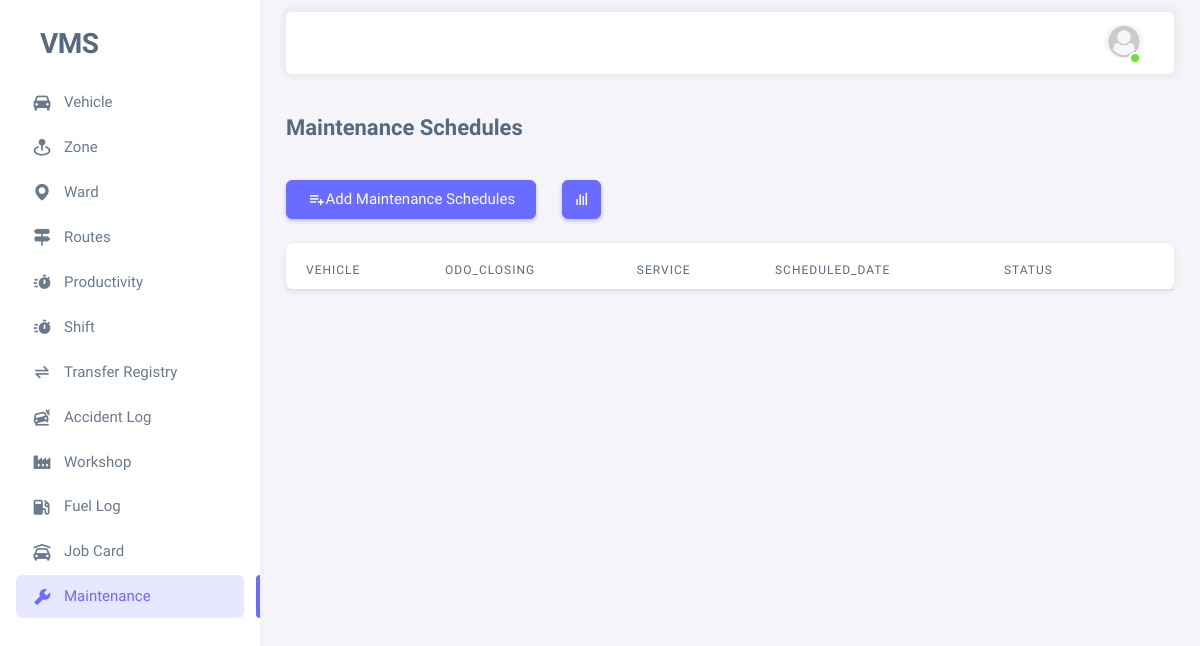
The page /maintenance-schedule-list/ on the database as committed earlier.
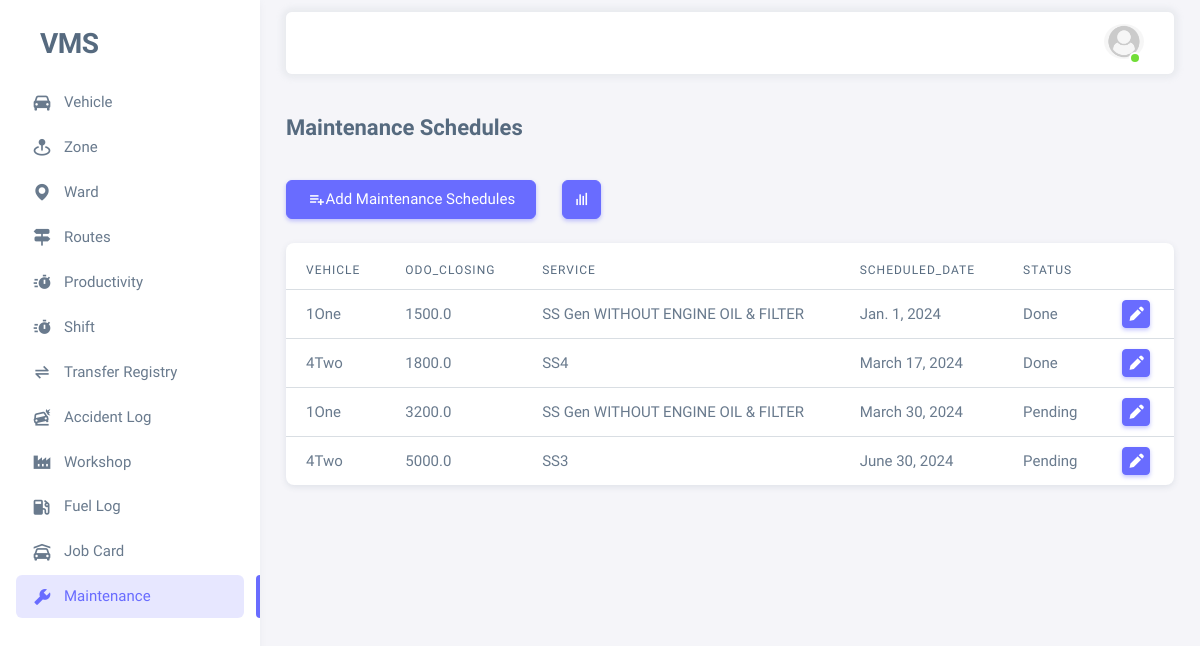
The same page on the database as committed later.
### vms_app/models.py (models this page shows)
class MaintenanceSchedules(models.Model):
    service_choices = [('SS1 WITH ENGINE OIL & FILTER', 'SS1 WITH ENGINE OIL & FILTER'),
                       ('SS Gen WITHOUT ENGINE OIL & FILTER', 'SS Gen WITHOUT ENGINE OIL & FILTER'),
                       ('SS2', 'SS2'), ('SS3', 'SS3'), ('SS4', 'SS4')]
    vehicle = models.ForeignKey(Vehicle, related_name='vehicle_shcedule_history',
                                on_delete=models.PROTECT, limit_choices_to={'is_active': True})
    odo_closing = models.FloatField(default=0)
    service = models.CharField(max_length=250, choices=service_choices)
    scheduled_date = models.DateField(null=True, blank=True)
    status = models.CharField(max_length=50, choices=[('Done', 'Done'), ('Pending', 'Pending')])

class Vehicle(models.Model):
    vehicle_number = models.CharField(max_length=100, unique=True)  # register number
    is_active = models.BooleanField(default=True)
    is_working = models.BooleanField(default=False)
    is_spare = models.BooleanField(default=False)
    supervisor = models.ForeignKey(Employee, on_delete=models.SET_NULL, null=True, blank=True,
                                   related_name='vehicle_supervised_by', limit_choices_to={'is_active': True})
    current_route = models.ForeignKey(Route, related_name='routesofvehicle', on_delete=models.PROTECT, null=True,
                                      blank=True)
    zone = models.ForeignKey(Zone, related_name='zone_vehicles_set',
                             on_delete=models.PROTECT, null=True, blank=True)
    workshop = models.ForeignKey(Workshop, related_name='workshop_vehicles_set',
                                 on_delete=models.PROTECT, null=True, blank=True)
    load_estimation = models.IntegerField(default=1000)  # in kg
    remark = models.TextField(null=True, blank=True)
    created_by = models.ForeignKey(Employee, on_delete=models.SET_NULL, null=True, blank=True,
                                   related_name='vehicle_created_by')
    created_on = models.DateTimeField(auto_now_add=True)
    updated_by = models.ForeignKey(Employee, on_delete=models.SET_NULL, null=True, blank=True,
                                   related_name='vehicle_updated_by')
    updated_on = models.DateTimeField(auto_now=True)
    def __str__(self) -> str:
        return self.vehicle_number + str(self.supervisor)

class Employee(AbstractBaseUser, PermissionsMixin):
    id = models.UUIDField(primary_key=True, editable=False, unique=True, default=uuid.uuid4)
    name = models.CharField(max_length=100)
    image = models.ImageField(upload_to='profiles/', null=True, blank=True)
    employee_id = models.CharField(max_length=100, unique=True)
    is_active = models.BooleanField(default=True)
    is_staff = models.BooleanField(default=True)
    is_superuser = models.BooleanField(default=False)
    is_zonal_manager = models.BooleanField(default=False)
    is_mechanic = models.BooleanField(default=False)
    contact = models.CharField(max_length=255)
    address = models.TextField()
    remark = models.TextField(null=True, blank=True)
    objects = EmployeeManager()
    USERNAME_FIELD = 'employee_id'
    REQUIRED_FIELDS = ['name']
    def __str__(self) -> str:
        return self.name

### vms_app/views.py (the view)
# urls.py: path('maintenance-schedule-list/', views.maintenance_schedule_list, name="maintenance_schedule_list"),
def maintenance_schedule_list(request):
    maintenance_list = MaintenanceSchedules.objects.all()
    context = {
        "menu": "menu-maintenance",
        "maintenance_list": maintenance_list,
    }
    return render(request, 'vms_app/maintenance_list.html', context)

### vms_app/templates/vms_app/maintenance_list.html
{% extends "base.html" %}
{% block content %}
<h4 class="fw-bold py-3 mb-4">{{vehicle}} Maintenance Schedules</h4>
<div class="row">
    <div class="col-auto">
        <a href="{% url 'add_maintenance_schedule' %}" class="btn btn-primary">
            <span class="tf-icons bx bx-list-plus"></span> Add Maintenance Schedules
        </a>
    </div>
    <div class="col-auto">
        <a href="{%url 'vehicle_maintenance_schedule_list' %}" class="btn btn-primary btn-icon">
            <i class='bx bx-bar-chart'></i>
        </a>
    </div>
</div>
<div class="card mt-4">
    <div class="table-responsive text-nowrap mt-2">
        <table class="table">
            <thead>
                <tr>
                    <th>vehicle</th>
                    <th>odo_closing</th>
                    <th>service</th>
                    <th>scheduled_date</th>
                    <th>status</th>
                    <th></th>
                </tr>
            </thead>
            <tbody class="table-border-bottom-0">
                {% for maintenance in maintenance_list %}
                    <tr>
                        <td>{{ maintenance.vehicle }}</td>
                        <td>{{ maintenance.odo_closing }}</td>
                        <td>{{ maintenance.service }}</td>
                        <td>{{ maintenance.scheduled_date }}</td>
                        <td>{{ maintenance.status }}</td>
                        <td>
                            <a href="{% url 'edit_maintenance_schedule' maintenance.id %}" class="btn btn-primary btn-sm btn-icon">
                                <i class="bx bxs-pencil"></i>
                            </a>
                        </td>
                    </tr>
                {% endfor %}
            </tbody>
        </table>
    </div>
</div>
{% endblock content %}

### templates/base.html (shortened to what this page needs)
<!DOCTYPE html>
{% load static %}
<html
        lang="en"
        class="light-style layout-menu-fixed"
        dir="ltr"
        data-theme="theme-default"
        data-assets-path="{% static "assets/" %}"
        data-template="vertical-menu-template-free"
>
<head>
    <link rel="stylesheet" href="{% static "assets/vendor/fonts/boxicons.css" %}"/>
    <link rel="stylesheet" href="{% static "assets/vendor/css/core.css" %}" class="template-customizer-core-css"/>
    <link rel="stylesheet" href="{% static "assets/vendor/css/theme-default.css" %}"
          class="template-customizer-theme-css"/>
    <link rel="stylesheet" href="{% static "assets/css/demo.css" %}"/>
    <link rel="stylesheet" href="{% static "assets/vendor/libs/perfect-scrollbar/perfect-scrollbar.css" %}"/>
    <link rel="stylesheet" href="{% static "assets/vendor/libs/apex-charts/apex-charts.css" %}"/>
    <link rel="stylesheet" href="https://cdn.jsdelivr.net/npm/bootstrap-icons@1.11.3/font/bootstrap-icons.min.css">
    <link href="https://cdn.datatables.net/1.13.7/css/dataTables.bootstrap5.min.css" rel="stylesheet">
</head>
<body>
<div class="layout-wrapper layout-content-navbar">
    <div class="layout-container">
        <aside id="layout-menu" class="layout-menu menu-vertical menu bg-menu-theme">
            <div class="app-brand demo">
                <a href="{% url "home" %}" class="app-brand-link">
                    <span class="app-brand-text demo menu-text fw-bolder ms-2">VMS</span>
                </a>
            </div>
            <ul class="menu-inner py-1">
                <li class="menu-item" id="menu-vehicle">
                    <a href="{% url "home" %}" class="menu-link">
                        <i class="menu-icon tf-icons bx bxs-car"></i>
                        <div data-i18n="Vehicle">Vehicle</div>
                    </a>
                </li>
                <li class="menu-item" id="menu-zone">
                    <a href="{% url "zone_list" %}" class="menu-link">
                        <i class="menu-icon tf-icons bx bxs-map-pin"></i>
                        <div data-i18n="Zone">Zone</div>
                    </a>
                </li>
                <li class="menu-item" id="menu-ward">
                    <a href="{% url "ward_list" %}" class="menu-link">
                        <i class="menu-icon tf-icons bx bxs-map"></i>
                        <div data-i18n="Ward">Ward</div>
                    </a>
                </li>
                <li class="menu-item" id="menu-route">
                    <a href="{% url "route_list" %}" class="menu-link">
                        <i class="menu-icon tf-icons bx bxs-directions"></i>
                        <div data-i18n="Routes">Routes</div>
                    </a>
                </li>
                <li class="menu-item" id="menu-productivity">
                    <a href="{% url "productivity_list" %}" class="menu-link">
                        <i class="menu-icon tf-icons bx bxs-timer"></i>
                        <div data-i18n="Productivity">Productivity</div>
                    </a>
                </li>
                <li class="menu-item" id="menu-shift">
                    <a href="{% url "shift_list" %}" class="menu-link">
                        <i class="menu-icon tf-icons bx bxs-timer"></i>
                        <div data-i18n="Shift">Shift</div>
                    </a>
                </li>
                <li class="menu-item" id="menu-transfer-registry">
                    <a href="{% url "transfer_register_view" %}" class="menu-link">
                        <i class="menu-icon tf-icons bx bx-transfer-alt"></i>
                        <div data-i18n="Transfer Registry">Transfer Registry</div>
                    </a>
                </li>
                <li class="menu-item" id="menu-accident-logs">
                    <a href="{% url "accident_log_view" %}" class="menu-link">
                        <i class="menu-icon tf-icons bx bxs-car-crash"></i>
                        <div data-i18n="Accident Log">Accident Log</div>
                    </a>
                </li>
                <li class="menu-item" id="menu-workshop">
                    <a href="{% url "workshop_list" %}" class="menu-link">
                        <i class="menu-icon tf-icons bx bxs-factory"></i>
                        <div data-i18n="Workshop">Workshop</div>
                    </a>
                </li>
                <li class="menu-item" id="menu-fuel-log">
                    <a href="{% url "fuel_log_list" %}" class="menu-link">
                        <i class="menu-icon tf-icons bx bxs-gas-pump"></i>
                        <div data-i18n="Fuel Log">Fuel Log</div>
                    </a>
                </li>
                <li class="menu-item" id="menu-job-card">
                    <a href="{% url "job_card_list" %}" class="menu-link">
                        <i class='menu-icon tf-icons bx bxs-car-garage'></i>
                        <div data-i18n="Job Card">Job Card</div>
                    </a>
                </li>
                <li class="menu-item" id="menu-maintenance">
                    <a href="{% url 'maintenance_schedule_list' %}" class="menu-link">
                        <i class='menu-icon tf-icons bx bxs-wrench'></i>
                        <div data-i18n="Maintenance">Maintenance</div>
                    </a>
                </li>
            </ul>
        </aside>
        <div class="layout-page">
            <nav class="layout-navbar container-xxl navbar navbar-expand-xl navbar-detached align-items-center bg-navbar-theme"
                 id="layout-navbar">
                <div class="navbar-nav-right d-flex align-items-center" id="navbar-collapse">
                    <ul class="navbar-nav flex-row align-items-center ms-auto">
                        <li class="nav-item navbar-dropdown dropdown-user dropdown">
                            <a class="nav-link dropdown-toggle hide-arrow" href="javascript:void(0);"
                               data-bs-toggle="dropdown">
                                <div class="avatar avatar-online">
                                    <img src="
                                            {% if request.user.image %}{{ request.user.image.url }}{% else %}{% static "assets/img/avatars/default.png" %}{% endif %}"
                                         width="50px" alt class="w-px-40 h-auto rounded-circle"/>
                                </div>
                            </a>
                        </li>
                    </ul>
                </div>
            </nav>
            <div class="content-wrapper">
                <div class="container-xxl flex-grow-1 container-p-y">
                    {% block content %}
                    {% endblock content %}
                </div>
            </div>
        </div>
    </div>
</div>
</body>
</html>

### static/assets/css/demo.css (style rules this page uses)
.menu .app-brand.demo { height: 64px; margin-top: 12px; }
.app-brand-text.demo { font-size: 1.75rem; letter-spacing: -0.5px; }

Rows that differ between the two databases and show on the page:
added MaintenanceSchedules: vehicle "1One", odo_closing "1500.0", service "SS Gen WITHOUT ENGINE OIL & FILTER", scheduled_date "Jan. 1, 2024", status "Done"
added MaintenanceSchedules: vehicle "4Two", odo_closing "1800.0", service "SS4", scheduled_date "March 17, 2024", status "Done"
added MaintenanceSchedules: vehicle "1One", odo_closing "3200.0", service "SS Gen WITHOUT ENGINE OIL & FILTER", scheduled_date "March 30, 2024", status "Pending"
added MaintenanceSchedules: vehicle "4Two", odo_closing "5000.0", service "SS3", scheduled_date "June 30, 2024", status "Pending"
